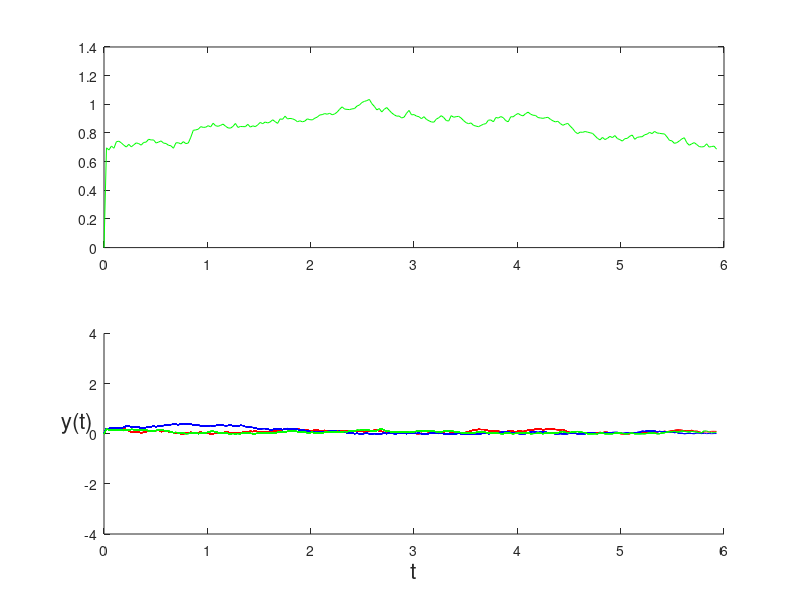

Source code (MATLAB): (Note: this script raises an error after producing the figure.)
% Script to generate a movie for a Milstein approximation for our SDE. 

%randn('state',100)          % set the state of randn
T=6; N=250; dt=T/N;          % Set up the bounds
skip = 5;                    % Plot every "skip" time steps.
colours = ['r-';'b-';'g-'];   % Define the colours to plot in
timeValues = 0:dt:T;         % Set up the time values


delta=.8; gamma=.5; rho=1; R=3; D=7; alpha=.5; beta=.5; upsilon=.1; kappa=.12;
xzero = .7;
yzero = .2;


% Set up the plotting window so it looks all nice and proper like.
clf;
subplot(2,1,1)
axis([0 T -4 4])
xlabel('t','FontSize',16)
ylabel('x(t)','FontSize',16,'Rotation',0)
title('2D Milstein Approximations')
subplot(2,1,2)
axis([0 T -4 4])
xlabel('t','FontSize',16)
ylabel('y(t)','FontSize',16,'Rotation',0)
hold on
clear F;

frameNumber = 1;
for runNumber = 1:size(colours,1),
    
    currentRun = colours(runNumber,:);
    %printf('Printing using colour %s\n',currentRun)
    
    % Generate a sample Milstein approximation.
       % T = 6; N = 1000; dt = T/N;
    dW = sqrt(dt).*randn(2,N+1);         % Brownian increments

    x=zeros(2,N+1);
    x([1:2],1)=[xzero;yzero];
    xtemp=x([1:2],1);
    for j = 1:N+1 
        X=xtemp(1,1); Y=xtemp(2,1);
        f1n = X*X*(1-X)-alpha*X*Y-(gamma*X*X)/(X+D); 
        f2n = rho*Y*Y*(1-Y)-beta*X*Y-(delta*Y*Y)/(Y+R); 

          % Additive Noise
        g1n = upsilon;
        g2n = kappa;
        xtemp = xtemp+dt*[f1n;f2n]+[g1n*dW(1,j);g2n*dW(2,j)];

%         % Proportional Noise
%         g1n = upsilon*X;
%         g2n = kappa*Y;
%         dg1dx = upsilon;
%         dg2dy = kappa;
%         xtemp = xtemp+dt*[f1n;f2n]+[g1n*dW(1,j);g2n*dW(2,j)]+...
%             [dg1dx*g1n*.5*((dW(1,j))^2-dt);0]+[0;dg2dy*g2n*.5*(((dW(2,j))^2)-dt)];

        if (xtemp(1,1) < 0)
            xtemp(1,1)=0;
        end
        if (xtemp(2,1) < 0)
            xtemp(2,1)=0;
        end
        x([1,2],j)=xtemp;
    end

    % Plot it in time.
    for k=2:skip:size(x(1,:),2),
        subplot(2,1,1)
        plot(timeValues(1:k+1),[0,x(1,(1:k))],currentRun)   % plot x against t
        drawnow
        F(frameNumber) = getframe(gcf);
        subplot(2,1,2)
        plot(timeValues(1:k+1),[0,x(2,(1:k))],currentRun)   % plot x against t
        drawnow
        F(frameNumber) = getframe(gcf);
        frameNumber = frameNumber + 1;
    end
    
end

%movie(F)

%writerObj = VideoWriter('randomWalk.avi','Uncompressed AVI');
writerObj = VideoWriter('Milstein.mp4','MPEG-4');
open(writerObj);
writeVideo(writerObj,F);
close(writerObj)
